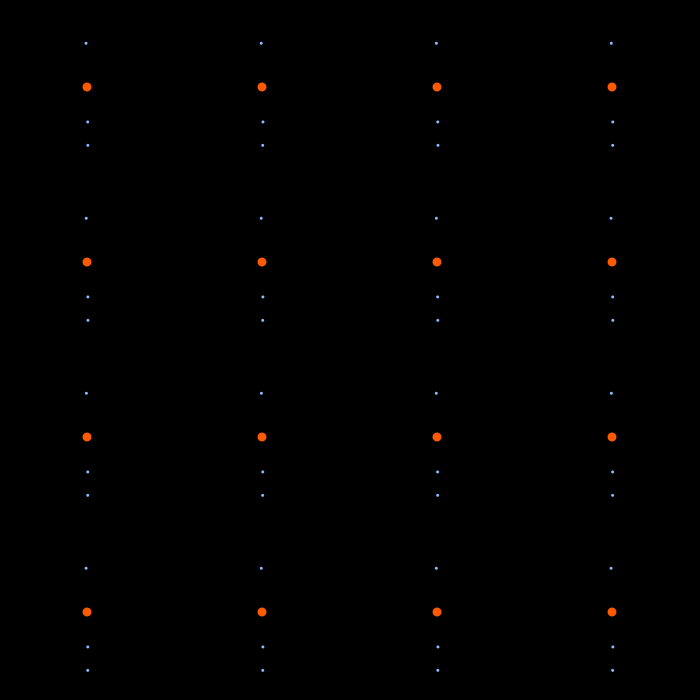
Frame 1 (no input)
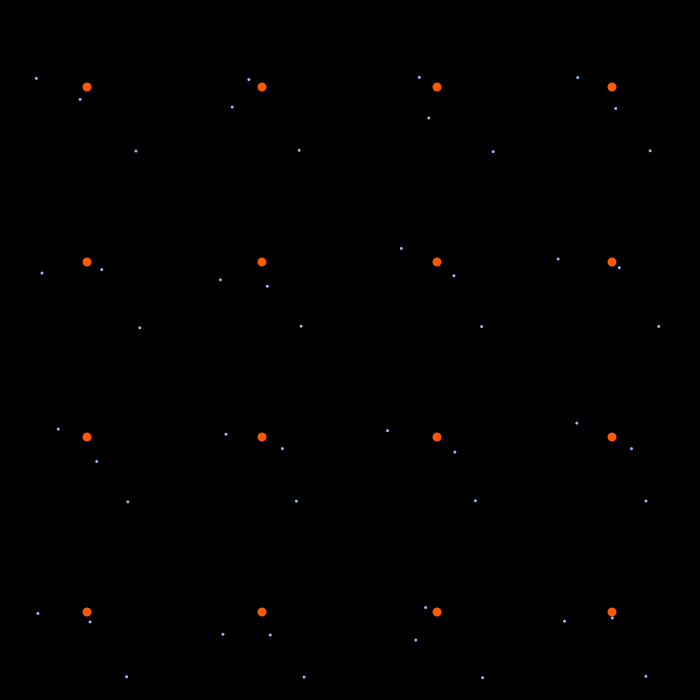
Frame 60 (the mouse pressed at the canvas centre just before this capture)
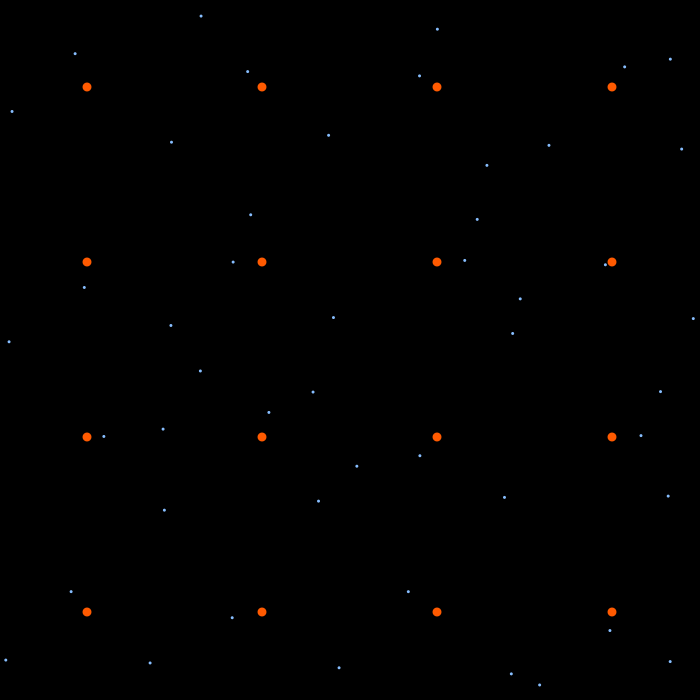
Frame 120 (the mouse held since frame 60 and released just before this capture)

The Processing sketch that drew these frames (run headless with seeded random() and noise(); from frame 60 on, the mouse is pressed at the canvas centre):

// Processing sketch: atoms_in_grid
// ── atoms_in_grid.pde
int rp=4;
//rp is square root of number of nuclei. for example,
//if rp=3, there will be 3 rows of 3 nuclei each
int z=3;
//z is number of protons and electrons per atom
float K=150;
//interaction strength
float K2=15000;
//very strong short-length repulsive force
float d=3;
//diameter of electrons
float dt=.02;
//length of time steps
int counter=20;
//counts number of operations between drawing each frame
float bound=0;
//bound is a fraction that allows the electrons to go
//"bound" beyond the limits of the screen before they are looped
//to give electrons which haven't been shot off really quickly
//a chance to come back before looping them and killing their velocity
float sep=4.5;
//sep prevents electrons from getting within this distance of the nuclei.
//this keeps the integration scheme more accurate
int nume=rp*rp*z;
//number of electrons in total, this is equal to number of nuclei times z
int nump=rp*rp;
//number of nuclei in total
float sign(float f) {
  if (f > 0) return 1;
  if (f < 0) return -1;
  return 1;
}


float[][] px= new float[rp][rp];
float[][] py= new float[rp][rp];
float[] Px=new float[nump];
float[] Py=new float[nump];
float[] prx=new float[nume];
float[] pry=new float[nume];
float[] ex= new float[nume];
float[] ey= new float[nume];
float[] vx= new float[nume];
float[] vy= new float[nume];
float[] ax= new float[nume];
float[] ay= new float[nume];
float[] axe= new float[nume];
float[] aye= new float[nume];


void setup() 
{
  size(700, 700);
  for(int j=0; j<rp; j++) {
    for(int i=0; i<rp; i++) {
      px[i][j]=(2*i+1)*width/(2*rp);
      py[i][j]=(2*j+1)*height/(2*rp);
    }
  }
  
  //i need to change these 2 dimensional arrays for nucleus positions
  //to a one dimensional array
 
  for(int j=0; j<rp; j++) {
    for(int i=0; i<rp; i++) {
      Px[j*rp+i]=px[i][j];
      Py[j*rp+i]=py[i][j];
    }
  }
  
  //so, now the nuclei are listed in order, their number is
  //Pn=rp*(row-1) + (column-1)
  
  for(int j=0; j<z; j++) {
    for(int i=0; i<nump; i++) {
    prx[j*nump+i] = Px[i];
    pry[j*nump+i] = Py[i];
    }
  }
  
  for(int j=0; j<z; j++) {
    for(int i=0; i<nump; i++) {
    ex[j*nump+i] = Px[i];
    ey[j*nump+i] = Py[i]+pow(-1,j)*height/((3+j)*rp);
    vx[j*nump+i] = pow(-1,j)*random(1.5,2.5);
    vy[j*nump+i] = random(0,0);
    }
  }
  
  //now the electrons and protons are listed in order, 1 through Pn for z = 1,
  //Pn + 1 through 2*Pn for z=2, etc...
  
  frameRate(50);
  ellipseMode(CENTER);
  smooth();
  noStroke();
}

void draw() 
{
  background(0);
  fill(255,90,0);
  for(int j=0; j<rp; j++) {
    for(int i=0; i<rp; i++) {
      ellipse(px[i][j],py[i][j],3*d,3*d);
    }
  }
  
  for (int m=0; m<counter; m++) {
  
    for(int i=0; i<nume; i++) {
    //change position first, initialize accelerations
      ax[i]=0;
      ay[i]=0;
      axe[i]=0;
      aye[i]=0;
      ex[i]+=dt*vx[i];
      ey[i]+=dt*vy[i];
    }
    
    //before calculating interactions, we must keep electrons 
    //away from nuclei if they have gotten to close--if they get too close 
    //the integration fails and they shoot off like pinballs because
    //dt is bigger than than 1/w, one divided by the orbital frequency
    for (int i=0; i<nume; i++) {
      for (int j=0; j<nump; j++) {
        if (dist(ex[i],ey[i],Px[j],Py[j])<sep) {
          
          if (abs(ex[i]-Px[j])<=abs(ey[i]-Py[j])) {
            ex[i]=Px[j]+sign(ex[i]-Px[j])*25;
            ey[i]=Py[j];
            vx[i]=0;
            vy[i]=.5*sign(vy[i])*pow(pow(vx[i],2)+pow(vy[i],2),.5);
          } else {
            ex[i]=Px[j];
            ey[i]=Py[j]+sign(ey[i]-Py[j])*25;
            vx[i]=.5*sign(vx[i])*pow(pow(vx[i],2)+pow(vy[i],2),.5);
            vy[i]=0;
          }
          
        }
      }
    }
    
    //electron-nuclei interactions
  for(int i=0; i<nume; i++) {
    for(int j=0; j<rp; j++) {
      for(int k=0; k<rp; k++) {
        ax[i]+=-z*K*(ex[i]-px[k][j])/pow(dist(ex[i],ey[i],px[k][j],py[k][j]),3);
        ax[i]+=K2*(ex[i]-px[k][j])/pow(dist(ex[i],ey[i],px[k][j],py[k][j]),5);
        ay[i]+=-z*K*(ey[i]-py[k][j])/pow(dist(ex[i],ey[i],px[k][j],py[k][j]),3);
        ay[i]+=K2*(ey[i]-py[k][j])/pow(dist(ex[i],ey[i],px[k][j],py[k][j]),5);
      }
    }
  }
    
    //electron-electron interactions
    for(int i=0; i<nume; i++) {
      for(int j=0; j<nume; j++) {
        if(j!=i) {
          axe[i]+=K*(ex[i]-ex[j])/pow(dist(ex[i],ey[i],ex[j],ey[j]),3);
          aye[i]+=K*(ey[i]-ey[j])/pow(dist(ex[i],ey[i],ex[j],ey[j]),3);
        }
      }
    }
     
    for(int i=0; i<nume; i++) {
    vx[i]+=dt*ax[i]+dt*axe[i];
    vy[i]+=dt*ay[i]+dt*aye[i];
    }
    
    //replacing electrons with their original protons if they go out of bounds,
    //or just slowing them down and looping them
    for(int i=0; i<nume; i++) {
    
    //if((ex[i]>width*(1+bound)) || (ex[i]<-width*bound) || (ey[i]>height*(1+bound)) || (ey[i]<-height*bound)) {
      //ex[i]=prx[i];
      //ey[i]=pry[i]+height/(rp*random(2,4));
      //vx[i]=random(8,12);
      //vy[i]=0;
    //}
   
    if(ex[i]>width*(1+bound)) {
      ex[i]=0;
      vx[i]=vx[i]/2;
      vy[i]=vy[i]/2;
    }
    if(ex[i]<-width*bound) {
      ex[i]=width;
      vx[i]=vx[i]/2;
      vy[i]=vy[i]/2;
    }
    if(ey[i]>height*(1+bound)) {
      ey[i]=0;
      vx[i]=vx[i]/2;
      vy[i]=vy[i]/2;
    }
    if(ey[i]<-height*bound) {
      ey[i]=height;
      vx[i]=vx[i]/2;
      vy[i]=vy[i]/2;
    }
    }
    
    
  }
    
   for(int i=0; i<nume; i++) { 
    fill(135,190,255);
    ellipse(ex[i],ey[i],d,d);
  }
  
  //fill(255,0,0);
  //ellipse(width/2, height/4, 2,2);
  //a reference to check if there's precession or not
  
}
